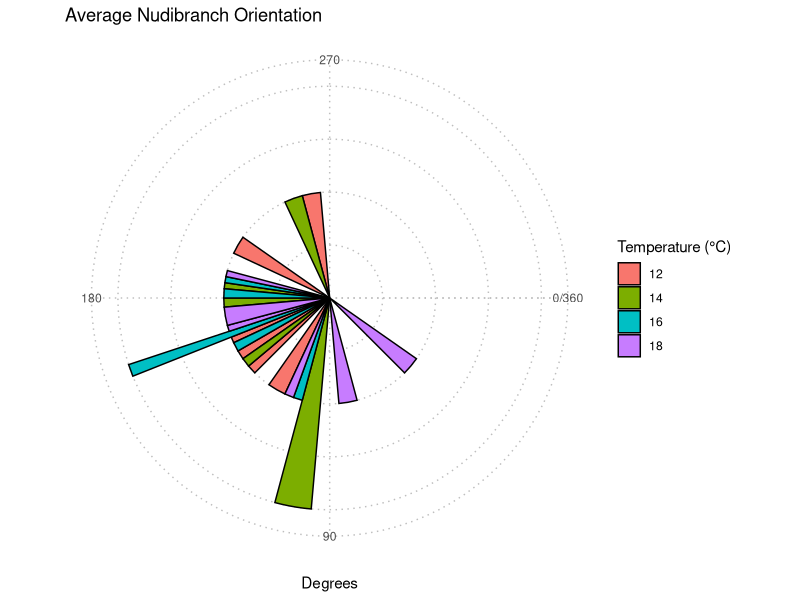

Recreate this plot in R.
## ---- chunk 1
knitr::opts_chunk$set(echo = TRUE)
## ---- chunk 2
#load in necessary packages and data

library(circular)
library(ggplot2)
library(dplyr)
predraw <- read.csv("raw_data/Meyknecht_Over_Parker_MRNE475_2024_rawpred.csv", sep = ",", header = TRUE)

## ---- chunk 3
#Attempted to plot the movement angles of the nudis as circular data showing stacked bars

#not useable in the context of the paper



# Calculate the average angle for each nudibranch (nudi_num) grouped by temperature
nudibranch_summary <- predraw %>%
  group_by(nudi_num, temp) %>%
  summarise(mean_fixdeg = mean(fixdeg, na.rm = TRUE), .groups = "drop")

# Convert angles into circular bins for stacking
bin_size <- 10  # Use a small bin size for tight stacking
nudibranch_summary <- nudibranch_summary %>%
  mutate(
    binned_fixdeg = round(mean_fixdeg / bin_size) * bin_size  # Bin the angles
  )

# Create the circular plot
ggplot(nudibranch_summary, aes(x = binned_fixdeg, fill = as.factor(temp))) +
  geom_bar(
  width = 10,  # Bar width
  color = "black",  # Outline color for bars
  position = "dodge"  # Place bars side-by-side for each temperature group
) +
  coord_polar(start = pi/2) +  # Start at 90° (bottom), counter-clockwise rotation
  scale_x_continuous(
    breaks = seq(0, 360, 90),   # Define degree breaks (0, 90, 180, 270)
    limits = c(0, 360)          # Circular limits
  ) +
  labs(
    title = "Average Nudibranch Orientation",
    x = "Degrees",
    y = NULL,
    fill = "Temperature (°C)"
  ) +
  theme_minimal() +
  theme(
    axis.text.y = element_blank(),             # Remove radial axis text
    axis.ticks.y = element_blank(),            # Remove radial axis ticks
    panel.grid.minor = element_blank(),        # Remove minor grid lines
    panel.grid.major = element_line(color = "gray", linetype = "dotted")
  )
